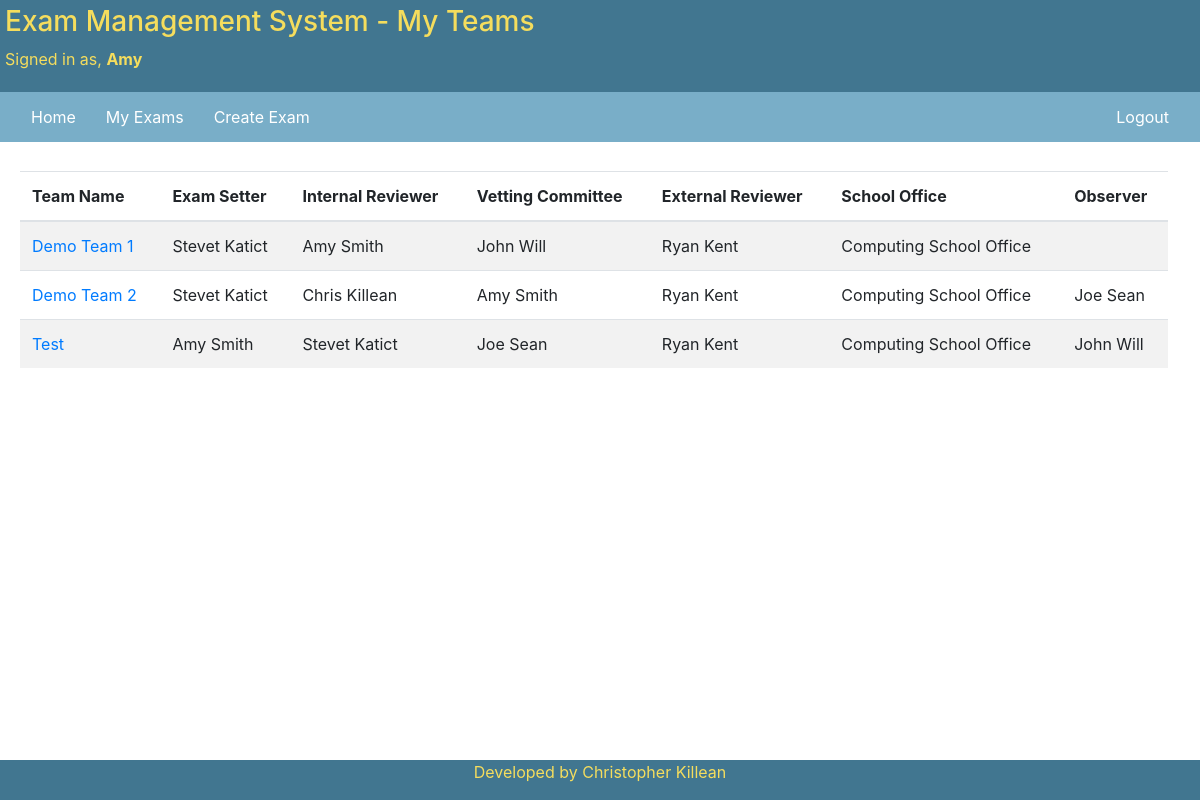
Page /teams/my-teams/ (signed in) on the committed database.
### accounts/models.py (models this page shows, shortened)
class CustomUser(AbstractUser):
    USER_ROLE_CHOICES = [
        ('EXAM_STAFF', 'Exam Staff'),
        ('EXTERNAL_EXAMINER', 'External Examiner'),
        ('SCHOOL_OFFICE', 'School Office'),
    ]
    user_role = models.CharField(
        choices=USER_ROLE_CHOICES,
        null=False, default='',
        max_length=19
    )
    first_name = models.CharField(
        max_length=40,
        blank=False
    )
    last_name = models.CharField(
        max_length=100,
        blank=False
    )
    email = models.EmailField(
        max_length=100,
        blank=False,
        default='',
        unique=True
    )
    date_joined = models.DateTimeField(
        default=timezone.now
    )
    is_superuser = models.BooleanField(
        default=False
    )
    is_active = models.BooleanField(
        default=True
    )
    REQUIRED_FIELDS = ['user_role', 'first_name', 'last_name', 'email']
    def users_name(self):
        return self.first_name + ' ' + self.last_name

### teams/models.py (models this page shows, shortened)
class Team(models.Model):
    team_name = models.CharField(
        null=False,
        max_length=100,
        unique=True,
    )
    exam_setter = models.ForeignKey(
        settings.AUTH_USER_MODEL,
        null=False,
        on_delete=models.PROTECT,
        related_name='exam_setter_set',
    )
    internal_reviewer = models.ForeignKey(
        settings.AUTH_USER_MODEL,
        null=False,
        on_delete=models.PROTECT,
        related_name='internal_reviewer_set',
    )
    vetting_committee = models.ForeignKey(
        settings.AUTH_USER_MODEL,
        null=False,
        on_delete=models.PROTECT,
        related_name='vetting_committee_set',
    )
    external_examiner = models.ForeignKey(
        settings.AUTH_USER_MODEL,
        null=False,
        on_delete=models.PROTECT,
        related_name='external_reviewer_set',
    )
    school_office = models.ForeignKey(
        settings.AUTH_USER_MODEL,
        null=False,
        on_delete=models.PROTECT,
        related_name='school_office_set',
    )
    observer = models.ForeignKey(
        settings.AUTH_USER_MODEL,
        blank=True,
        null=True,
        on_delete=models.PROTECT,
        related_name='observer_set',
    )
    active = models.BooleanField(
        default=True,
        null=False,
        editable=True,
    )

### teams/views.py (the view)
# urls.py: path('my-teams/', DisplayUserTeams.as_view(), name='my-teams'),
class DisplayUserTeams(LoginRequiredMixin, ListView):
    model = Team
    context_object_name = 'user_teams'
    template_name = "teams/user_teams.html"
    def get_queryset(self):
        return get_user_teams(self).order_by('team_name')

### teams/custom_methods.py (called while the page is built)
def get_user_teams(self):
    target_user = self.request.user
    found_teams = Team.objects.filter(
        Q(exam_setter=target_user) | Q(internal_reviewer=target_user) |
        Q(vetting_committee=target_user) | Q(external_examiner=target_user) |
        Q(school_office=target_user) | Q(observer=target_user))
    return found_teams

### templates/teams/user_teams.html (shortened to what this page needs)
{%  extends 'base.html' %}
{% block header_page_info %}
- My Teams
{% endblock %}
{% block navbar %}
    <a href="{% url 'accounts:account_home' %}">Home</a>
    <a href="{% url 'exam_paper:my-exam-papers' %}">My Exams</a>
    {% if request.user.user_role == 'EXAM_STAFF' %}
        <a href="{% url 'exam_paper:create-exam' %}">Create Exam</a>
    {% endif %}
    {% if request.user.is_superuser %}
        <a class="ml-auto" href="{% url 'admin:index' %}">Admin Site</a>
        <a href="{% url 'accounts:logout' %}">Logout</a>
    {% else %}
        <a class="ml-auto" href="{% url 'accounts:logout' %}">Logout</a>
    {% endif %}
{% endblock %}
{% block body %}
    <br>
    <div class="container-fluid">
        <table class="table table-striped">
            <thead>
                <tr>
                    <th>Team Name</th>
                    <th>Exam Setter</th>
                    <th>Internal Reviewer</th>
                    <th>Vetting Committee</th>
                    <th>External Reviewer</th>
                    <th>School Office</th>
                    <th>Observer</th>
                </tr>
            </thead>
            <tbody>
            {% for t in user_teams %}
                <tr>
                    <td> <a href=" {% url 'teams:team-page' t.id %}"> {{ t.team_name }} </a></td>
                    <td>{{ t.exam_setter.users_name }}</td>
                    <td>{{ t.internal_reviewer.users_name }}</td>
                    <td>{{ t.vetting_committee.users_name }}</td>
                    <td>{{ t.external_examiner.users_name }}</td>
                    <td>{{ t.school_office.users_name }}</td>
                    <td>{{ t.observer.users_name }}</td>
                </tr>
            {% endfor %}
        </table>
    </div>
{% endblock %}

### templates/base.html (shortened to what this page needs)
<!DOCTYPE html>
<html lang="en-gb">
    <head>
        <link rel="stylesheet" href="https://maxcdn.bootstrapcdn.com/bootstrap/4.3.1/css/bootstrap.min.css">
    </head>
    <body>
    <div class="header">
        <h3>Exam Management System
            {% block header_page_info %}
            {% endblock %}
        </h3>
        {% block header_signed_in_users %}
            <p class="text-black mr-auto">Signed in as, <strong>{{ user.get_short_name }}</strong></p>
        {% endblock %}
    </div>
    <div class="navbar">
        {% block navbar %}
        {% endblock %}
    </div>
    <div class="body">
    {% block body %}
    {% endblock %}
    </div>
    <div class="footer">
        <p>Developed by Christopher Killean</p>
    </div>
    </body>
</html>

### templates/base.html (style rules this page uses)
* { box-sizing: border-box; }
.header { padding-top: 0px; padding: 5px; text-align: justify; background-color: #417690; color: #f5dd5d; }
.navbar { background-color: #79aec8; }
.navbar a { color: white; padding: 5px 15px; text-decoration: none; text-align: center; }
.body { width: 99%; padding: 5px; padding-bottom: 45px; }
.footer { margin-top: 10px; text-align: center; background-color: #417690; color: #f5dd5d; position: fixed; bottom: 0px; padding-left: 5px; padding-right: 5px; width: 100%; }

### rows in the picture
CustomUser: get_short_name "Amy"
Team: team_name "Demo Team 1", exam_setter.users_name "Stevet Katict", internal_reviewer.users_name "Amy Smith", vetting_committee.users_name "John Will", external_examiner.users_name "Ryan Kent", school_office.users_name "Computing School Office"
Team: team_name "Demo Team 2", exam_setter.users_name "Stevet Katict", internal_reviewer.users_name "Chris Killean", vetting_committee.users_name "Amy Smith", external_examiner.users_name "Ryan Kent", school_office.users_name "Computing School Office", observer.users_name "Joe Sean"
Team: team_name "Test", exam_setter.users_name "Amy Smith", internal_reviewer.users_name "Stevet Katict", vetting_committee.users_name "Joe Sean", external_examiner.users_name "Ryan Kent", school_office.users_name "Computing School Office", observer.users_name "John Will"
